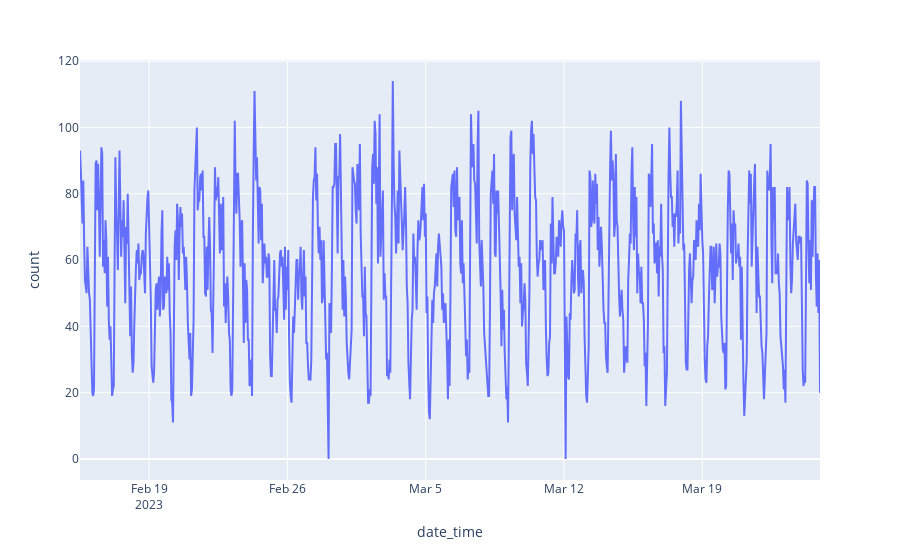

The code cell stored with this chart in its notebook:
### Markdown cell above
### Timeseries

### Code cell
fig = px.line(calls_train, x='date_time', y="count")
fig.show()

### Figure 1 — Plotly figure (JSON) as saved in the notebook; plotly's stock layout.template omitted (floating-point values rounded to 4 significant figures; data arrays with more than 128 entries replaced by an {"elided": "..."} marker saying what was removed)
{"data": [{"hovertemplate": "date_time=%{x}<br>count=%{y}<extra></extra>", "legendgroup": "", "line": {"color": "#636efa", "dash": "solid"}, "marker": {"symbol": "circle"}, "mode": "lines", "name": "", "orientation": "v", "showlegend": false, "type": "scatter", "x": {"elided": "900 str values"}, "xaxis": "x", "y": {"elided": "900 int values"}, "yaxis": "y"}], "layout": {"autosize": true, "legend": {"tracegroupgap": 0}, "margin": {"t": 60}, "xaxis": {"anchor": "y", "autorange": true, "domain": [0, 1], "range": ["2023-02-15 12:00", "2023-03-24 23:00"], "title": {"text": "date_time"}, "type": "date"}, "yaxis": {"anchor": "x", "autorange": true, "domain": [0, 1], "range": [-6.333, 120.3], "title": {"text": "count"}, "type": "linear"}}}
